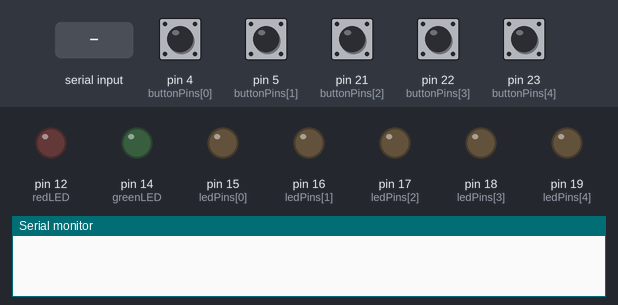
The sketch below on a simulated Arduino Mega 2560, built with avr-gcc and run on an emulated ATmega2560. Parts: output pins drawn as LEDs (lit = HIGH), the last lines printed to the serial monitor. Dashed ring = blinking. The inputs (shaded band) are chosen by the test bench; at power-on: pin 4 (buttonPins[0]), pin 5 (buttonPins[1]), pin 21 (buttonPins[2]), pin 22 (buttonPins[3]), pin 23 (buttonPins[4]) HIGH.

Above: at 1.2 s.
1.3 s: "1\n" received over Serial
At 3.6 s:
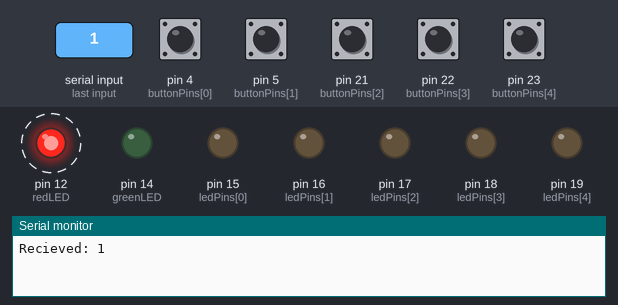
4.3 s: "0\n" received over Serial
At 5.3 s:
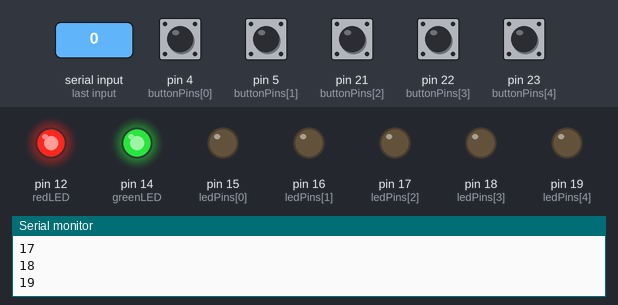
7.3 s: byte 10 ('\n') received over Serial
At 10.2 s:
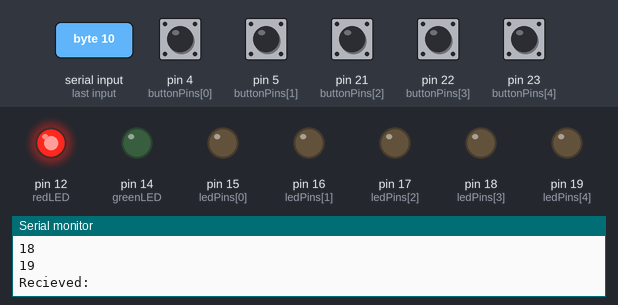
10.3 s: "2\n" received over Serial
At 15.0 s:
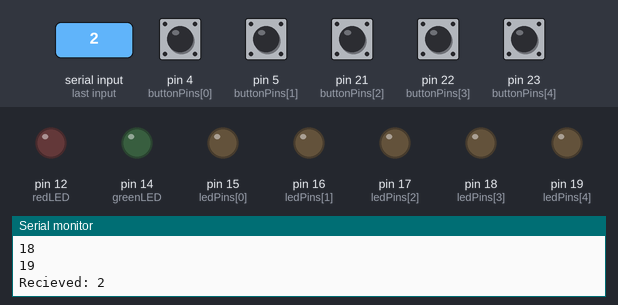
Timing chart, 0 to 15.8 s (numbered marks = the images above; inputs shaded):
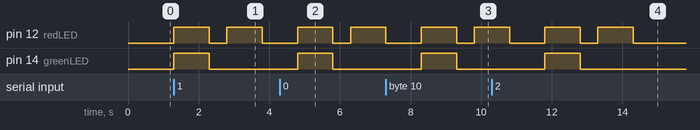

Measured:
- after the input at 1.3 s, pin 12 (redLED): alternates HIGH for 1.0 s and LOW for 0.50 s, starting at once; pin 14 (greenLED): LOW → HIGH at once, → LOW 1.0 s later
- after the input at 4.3 s, pin 12 (redLED): LOW → HIGH after 0.50 s, → LOW 1.0 s later, → HIGH 0.50 s later; pin 14 (greenLED): LOW → HIGH after 0.50 s, → LOW 1.0 s later
- after the input at 7.3 s, pin 14 (greenLED): LOW → HIGH after 1.0 s, → LOW 1.0 s later
- after the input at 10.3 s, pin 14 (greenLED): LOW → HIGH after 1.5 s, → LOW 1.0 s later

The sketch:

texttesting.ino
```cpp
// Tested with Adesso NuScan 5200TU
// Jonah Kelley

const int greenLED = 14;
const int redLED = 12;
const int ledPins[] = {15, 16, 17, 18, 19}; // SLOCs, have some sort of directory, expand to have multiple LEDs from same pins
const int buttonPins[] = {4, 5, 21, 22, 23};
const int numLeds = sizeof(ledPins) / sizeof(ledPins[0]);
int buttonState[numLeds];
int litSLOCs[numLeds];
int pressedLeds = 0;
int litLeds = 0;
String barcode = "";

struct KitConfig {
  String serial;
  bool leds[numLeds];
};

KitConfig kitConfigs[] = {
  { "123456", { false, false, true, false, false }},     // { "123456", { true, true, true, true, true }},
  { "55555P", { true, true, true, true, true }}    // { "55555P", { true, false, true, false, true }}
};

const int numKits = sizeof(kitConfigs) / sizeof(kitConfigs[0]);

void setup() {
  pinMode(greenLED, OUTPUT);
  pinMode(redLED, OUTPUT);
  for (int i = 0; i < numLeds; i++){
    pinMode(ledPins[i], OUTPUT);
    pinMode(buttonPins[i], INPUT_PULLUP);
  }
  Serial.begin(115200); // initialize, change to 115200 according to YT video?
}

void loop() {
  if (Serial.available()) { // check if there is serial input
    char num = Serial.read(); // read serial input
    if (isAlphaNumeric(num)) { // if barcode is alphanumeric
      barcode += num;
    }
    if (num == '\n') {
      digitalWrite(greenLED, HIGH); // turn on LED
      digitalWrite(redLED, HIGH);
      delay(1000);
      digitalWrite(greenLED, LOW); // turn off LED
      digitalWrite(redLED, LOW);
      delay(500);

      Serial.print("Recieved: ");
      Serial.println(barcode);
      // for (int i = 0; i < numLeds; i++){
      //   Serial.println()
      // }
      processBarcode(barcode);
      barcode = "";
      Serial.print("There are ");
      Serial.print(litLeds); // CONSTRAINTS: Assigns digital arduino pin to SLOC so amount of SLOCs is limited, this way might need multiple arduinos with different SLOCs coded
      Serial.println(" GTINS for kit ____"); // Also assumes that all GTINs come from separate SLOCs
      Serial.println("SLOCs: "); // IMPLEMENT: Display quantity of same GTIN in same SLOC for picker to see how many they need to pick, still press button once
      for (int i = 0; i < numLeds; i++){
        Serial.println(ledPins[i]);
      }
    }
  }
  for (int i = 0; i < numLeds; i++){
    if (digitalRead(buttonPins[i]) == LOW){
      if (buttonState[i] == 0 && litSLOCs[i] == 1){  // button hasn't been pressed AND is lit
        digitalWrite(ledPins[i], LOW);
        Serial.print("GTIN ____"); // UPDATE TO SHOW BARCODE SOMEHOW
        //Serial.print(barcode);
        Serial.print(" consumed from SLOC: ");
        Serial.println(ledPins[i]);
        buttonState[i] = 1;
        litSLOCs[i] = 0; // reset for next scans
        //delay(750); // to not print consumed message at refresh rate
        pressedLeds = pressedLeds + 1;
        if (pressedLeds == litLeds){
          Serial.println("All materials for GTIN ____ consumed."); // WORK ON
          pressedLeds = 0; // reset for next scans
          litLeds = 0; // reset for next scans
        }
      }
    }
  }
  for (int i = 0; i < numLeds; i++){
    buttonState[i] = 0; // reset for next scans
  }
}

void processBarcode(const String& barcode) {
  bool kitFound = false;
  for (int i = 0; i < numKits; i++) {
    if (barcode == kitConfigs[i].serial) {
      lightUpKitComponents(kitConfigs[i]);
      kitFound = true;
      break;
    }
  }
  if (kitFound == false) {
    turnOffAllLeds();
    digitalWrite(redLED, HIGH); // turn on red LED for invalid barcode
    delay(1000);
    digitalWrite(redLED, LOW); // turn off red LED
    delay(1000);
    //turnOffAllLeds();
  } else {
    digitalWrite(greenLED, HIGH); // turn on green LED for valid barcode
    delay(1000);
    digitalWrite(greenLED, LOW); // turn off green LED
    delay(1000);
    //delay(4000);
    //turnOffAllLeds();
  }
}

void lightUpKitComponents(const KitConfig& kitConfig) {
  for (int i = 0; i < numLeds; i++) {
    if (kitConfig.leds[i]) {
      digitalWrite(ledPins[i], HIGH); // light LED if coded for that barcode to light
      litSLOCs[i] = 1; // stores which LEDs are lit
      litLeds = litLeds + 1;
    } else {
      digitalWrite(ledPins[i], LOW); // keep LED unlit if not in scope of barcode
    }
  }
}

void turnOffAllLeds() {
  for (int i = 0; i < numLeds; i++) {
    digitalWrite(ledPins[i], LOW);
  }
}
```
